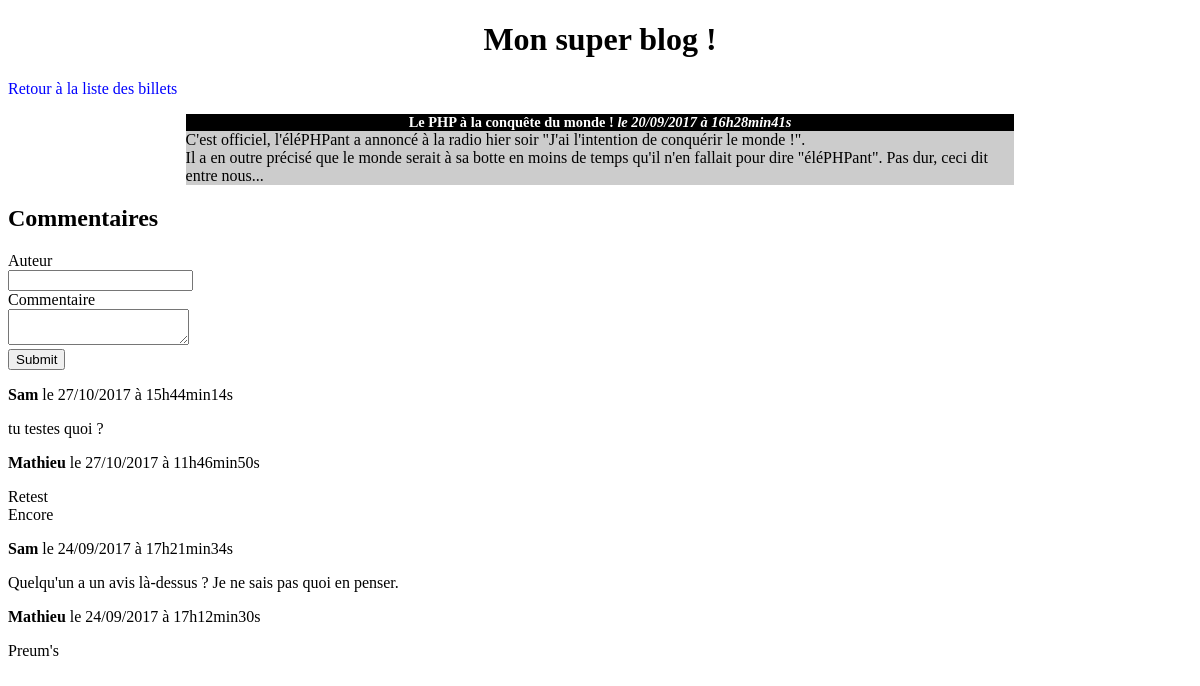
Page /index.php?action=post&id=2 on the committed database.
### tables this page shows
CREATE TABLE `posts` (
  `id` int(11) NOT NULL,
  `title` varchar(255) NOT NULL,
  `content` text NOT NULL,
  `creation_date` datetime NOT NULL
);

CREATE TABLE `comments` (
  `id` int(11) NOT NULL,
  `post_id` int(11) NOT NULL,
  `author` varchar(255) NOT NULL,
  `comment` text NOT NULL,
  `comment_date` datetime NOT NULL
);

### controller/frontend.php (called while the page is built, shortened)
<?php
require('model/frontend.php');
function post()
{
    $post = getPost($_GET['id']);
    $comments = getComments($_GET['id']);
    require('view/frontend/postView.php');
}

### model/frontend.php (called while the page is built, shortened)
<?php
function getPost($postId)
{
    $db = dbConnect();
    $req = $db->prepare("SELECT id, title, content, DATE_FORMAT(creation_date, '%d/%m/%Y à %Hh%imin%ss') AS creation_date_fr FROM posts WHERE id = ?");
    $req->execute(array($postId));
    $post = $req->fetch();
    return $post;
}
function getComments($postId)
{
    $db = dbConnect();
    $comments = $db->prepare("SELECT id, author, comment, DATE_FORMAT(comment_date, '%d/%m/%Y à %Hh%imin%ss') AS comment_date_fr FROM comments WHERE post_id = ? ORDER BY comment_date DESC");
    $comments->execute(array($postId));
    return $comments;
}
function dbConnect()
{
  try{
    $db = new PDO('mysql:host=localhost;dbname=test;charset=utf8', 'dbuser', '');
    return $db;
  }
  catch(Exception $e){
    die("Erreur : ".$e->getMessage());
  }
}

### view/frontend/postView.php (the view, shortened to what this page needs)
<h1>Mon super blog !</h1>
<p><a href="index.php">Retour à la liste des billets</a></p>
<div class="news">
    <h3>
        <?= htmlspecialchars($post['title']) ?>
        <em>le <?= $post['creation_date_fr'] ?></em>
    </h3>
    <p>
        <?= nl2br(htmlspecialchars($post['content'])) ?>
    </p>
</div>
<h2>Commentaires</h2>
<form action="index.php?action=addComment&amp;id=<?= $post['id'] ?>" method="post">
    <div>
        <label for="author">Auteur</label><br />
        <input type="text" id="author" name="author" />
    </div>
    <div>
        <label for="comment">Commentaire</label><br />
        <textarea id="comment" name="comment"></textarea>
    </div>
    <div>
        <input type="submit" />
    </div>
</form>
<?php
while ($comment = $comments->fetch())
{
?>
    <p><strong><?= htmlspecialchars($comment['author']) ?></strong> le <?= $comment['comment_date_fr'] ?></p>
    <p><?= nl2br(htmlspecialchars($comment['comment'])) ?></p>
<?php
}
?>
<?php $content = ob_get_clean(); ?>
<?php require('template.php'); ?>

### index.php (shortened to what this page needs)
<?php
require('controller/frontend.php');
try {
    if (isset($_GET['action'])) {
        if ($_GET['action'] == 'listPosts') {
            listPosts();
        }
        elseif ($_GET['action'] == 'post') {
            if (isset($_GET['id']) && $_GET['id'] > 0) {
                post();
            }
            else {
                throw new Exception('Aucun identifiant de billet envoyé');
            }
        }
    }
    else {
        listPosts();
    }
}
catch(Exception $e) {
    echo 'Erreur : ' . $e->getMessage();
}

### view/frontend/template.php (shortened to what this page needs)
<!DOCTYPE html>
<html>
    <head>
        <link href="public/css/style.css" rel="stylesheet" />
    </head>
    <body>
        <?= $content ?>
    </body>
</html>

### public/css/style.css (style rules this page uses)
h1, h3 { text-align:center; }
h3 { background-color:black; color:white; font-size:0.9em; margin-bottom:0px; }
.news p { background-color:#CCCCCC; margin-top:0px; }
.news { width:70%; margin:auto; }
a { text-decoration: none; color: blue; }

### rows in the picture
posts: title "Le PHP à la conquête du monde !", content "C'est officiel, l'éléPHPant a annoncé à la radio hier soir \"J'ai l'intention de conquérir le monde !\". Il a en outre précisé que le monde serait à sa botte en moins de temps qu'il n'en fallait pour dire \"éléPHPant\". Pas dur, ceci dit entre nous..."
comments: author "Sam", comment_date_fr "27/10/2017 à 15h44min14s", comment "tu testes quoi ?"
comments: author "Mathieu", comment_date_fr "27/10/2017 à 11h46min50s", comment "Retest Encore"
comments: author "Sam", comment_date_fr "24/09/2017 à 17h21min34s", comment "Quelqu'un a un avis là-dessus ? Je ne sais pas quoi en penser."
comments: author "Mathieu", comment_date_fr "24/09/2017 à 17h12min30s", comment "Preum's"

### other values in the picture
$post['creation_date_fr'] "20/09/2017 à 16h28min41s"
